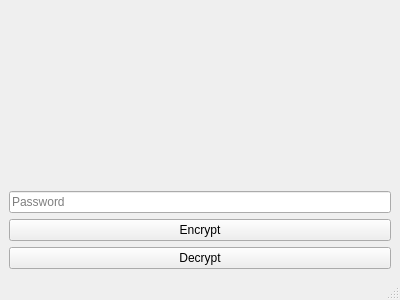
<?xml version="1.0" encoding="UTF-8"?>
<ui version="4.0">
 <class>MainWindow</class>
 <widget class="QMainWindow" name="MainWindow">
  <property name="geometry">
   <rect>
    <x>0</x>
    <y>0</y>
    <width>400</width>
    <height>300</height>
   </rect>
  </property>
  <property name="windowTitle">
   <string>file Guard</string>
  </property>
  <property name="windowIcon">
   <iconset>
    <normaloff>../assets/lock.ico</normaloff>../assets/lock.ico</iconset>
  </property>
  <widget class="QWidget" name="centralwidget">
   <layout class="QVBoxLayout" name="verticalLayout">
    <item>
     <widget class="QLabel" name="lockImage">
      <property name="text">
       <string/>
      </property>
     </widget>
    </item>
    <item>
     <widget class="QLineEdit" name="passwordInput">
      <property name="placeholderText">
       <string>Password</string>
      </property>
     </widget>
    </item>
    <item>
     <widget class="QPushButton" name="encryptButton">
      <property name="text">
       <string>Encrypt</string>
      </property>
     </widget>
    </item>
    <item>
     <widget class="QPushButton" name="decryptButton">
      <property name="text">
       <string>Decrypt</string>
      </property>
     </widget>
    </item>
   </layout>
  </widget>
  <widget class="QMenuBar" name="menubar">
   <property name="geometry">
    <rect>
     <x>0</x>
     <y>0</y>
     <width>400</width>
     <height>22</height>
    </rect>
   </property>
  </widget>
  <widget class="QStatusBar" name="statusbar"/>
 </widget>
 <resources/>
 <connections/>
</ui>
